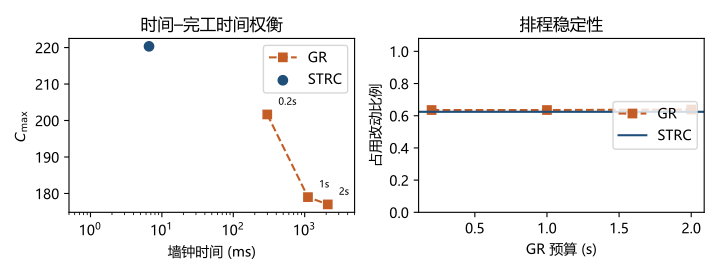

Generate this figure with Python:
"""E5 权衡:预算–完工时间 vs STRC 定点。读 STRC/experiments/e5_cross_curve.csv。"""
from __future__ import annotations

import csv
import os
from collections import defaultdict

import matplotlib

matplotlib.use("Agg")
import matplotlib.pyplot as plt  # noqa: E402

HERE = os.path.dirname(os.path.abspath(__file__))
CSV = os.path.abspath(os.path.join(
    HERE, "..", "..", "STRC_new", "experiments", "expanded", "e5_cross_curve.csv"))
CSV_FALLBACK = os.path.abspath(os.path.join(
    HERE, "..", "..", "STRC_new", "experiments", "e5_cross_curve.csv"))
OUT = os.path.join(HERE, "fig_strc_e5_CN_new")

from _cjk_mpl import setup_cjk

setup_cjk()


def main() -> None:
    path = CSV if os.path.isfile(CSV) else CSV_FALLBACK
    rows = list(csv.DictReader(open(path, encoding="utf-8")))
    rows = [r for r in rows if r.get("instance", "congested_8x4x4") == "congested_8x4x4"]
    by_b = defaultdict(list)
    r2_c, r2_t, r2_chg = [], [], []
    use_frac = "R2_res_frac" in rows[0]
    for r in rows:
        by_b[float(r["budget_sec"])].append(r)
        r2_c.append(float(r["R2_makespan"]))
        r2_t.append(float(r["R2_wall_ms"]))
        if use_frac:
            r2_chg.append(float(r["R2_res_frac"]))
        else:
            r2_chg.append(float(r["R2_res_changed"]) / float(r["R2_res_total"]))

    budgets = sorted(by_b)
    r0_c = [sum(float(r["R0_makespan"]) for r in by_b[b]) / len(by_b[b]) for b in budgets]
    r0_t = [sum(float(r["R0_wall_ms"]) for r in by_b[b]) / len(by_b[b]) for b in budgets]
    r2_c_mean = sum(r2_c) / len(r2_c)
    r2_t_mean = sum(r2_t) / len(r2_t)
    r2_chg_mean = sum(r2_chg) / len(r2_chg)
    if use_frac:
        r0_chg = [
            sum(float(r["R0_res_frac"]) for r in by_b[b]) / len(by_b[b])
            for b in budgets
        ]
    else:
        r0_chg = [
            sum(float(r["R0_res_changed"]) / float(r["R0_res_total"]) for r in by_b[b]) / len(by_b[b])
            for b in budgets
        ]

    fig, axes = plt.subplots(1, 2, figsize=(7.2, 2.75))
    ax = axes[0]
    ax.plot(r0_t, r0_c, "s--", color="#c45c26", label="GR")
    for b, t, c in zip(budgets, r0_t, r0_c):
        ax.annotate(f"{b:g}s", (t, c), textcoords="offset points",
                    xytext=(8, 7), fontsize=7)
    ax.scatter([r2_t_mean], [r2_c_mean], marker="o", s=45, color="#1f4e79", zorder=3, label="STRC")
    ax.set_xlabel("墙钟时间 (ms)")
    ax.set_ylabel(r"$C_{\max}$")
    ax.set_xscale("log")
    ax.set_xlim(0.5, 5000)
    ax.legend(loc="upper right")
    ax.set_title("时间–完工时间权衡")

    ax = axes[1]
    ax.plot(budgets, r0_chg, "s--", color="#c45c26", label="GR")
    ax.axhline(r2_chg_mean, color="#1f4e79", linestyle="-", label="STRC")
    ax.set_xlabel("GR 预算 (s)")
    ax.set_ylabel("占用改动比例")
    ax.set_ylim(0, 1.08)
    ax.legend(loc="center right")
    ax.set_title("排程稳定性")

    fig.tight_layout()
    fig.savefig(OUT + ".pdf")
    fig.savefig(OUT + ".png")
    print("wrote", OUT + ".pdf")


if __name__ == "__main__":
    main()
